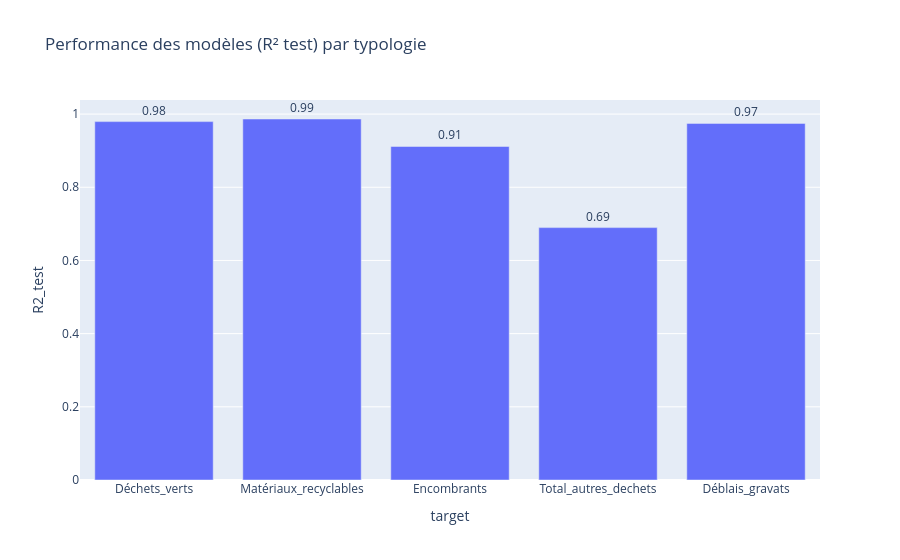

Notebook cell for this chart:
### Code cell
# 1) Comparatif R²
fig = px.bar(
    metrics,
    x="target",
    y="R2_test",
    text=metrics["R2_test"].round(2),
    title="Performance des modèles (R² test) par typologie",
)
fig.update_traces(textposition="outside")
fig.show()

### Figure 1 — Plotly figure (JSON) as saved in the notebook; plotly's stock layout.template omitted (floating-point values rounded to 4 significant figures)
{"data": [{"hovertemplate": "target=%{x}<br>R2_test=%{y}<br>text=%{text}<extra></extra>", "legendgroup": "", "marker": {"color": "#636efa", "pattern": {"shape": ""}}, "name": "", "orientation": "v", "showlegend": false, "text": [0.98, 0.99, 0.91, 0.69, 0.97], "textposition": "outside", "type": "bar", "x": ["Déchets_verts", "Matériaux_recyclables", "Encombrants", "Total_autres_dechets", "Déblais_gravats"], "xaxis": "x", "y": [0.9794, 0.9866, 0.9115, 0.6897, 0.9746], "yaxis": "y"}], "layout": {"barmode": "relative", "legend": {"tracegroupgap": 0}, "title": {"text": "Performance des modèles (R² test) par typologie"}, "xaxis": {"anchor": "y", "domain": [0, 1], "title": {"text": "target"}}, "yaxis": {"anchor": "x", "domain": [0, 1], "title": {"text": "R2_test"}}}}
